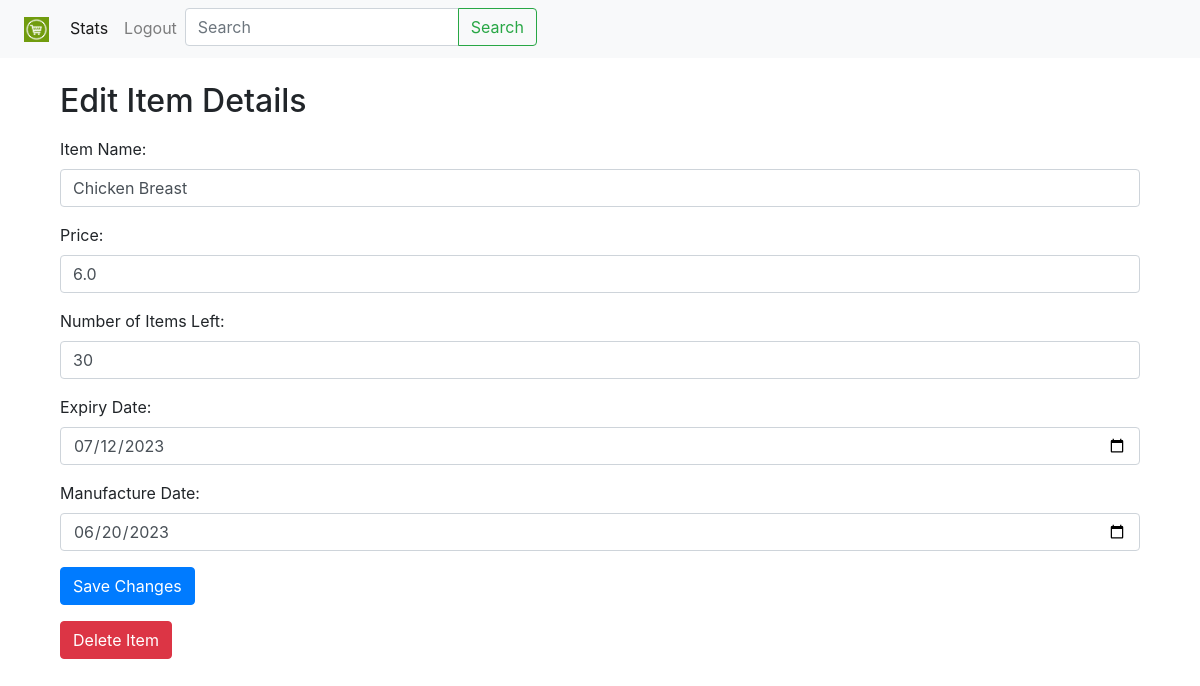
The app's page /edit_item/22 (signed in) with its own data.
### website/models.py (models this page shows)
class Items(db.Model):
    item_id = db.Column(db.Integer, primary_key=True,autoincrement=True,nullable=False)
    category= db.Column(db.String(150))
    item_name = db.Column(db.String(150),unique=True)
    price = db.Column(db.Float)
    no_of_items_left=db.Column(db.Integer)
    expiry_date=db.Column(db.Date)
    manufacture_date=db.Column(db.Date)
    cart_items=db.Relationship('Cart',backref='items')
    purchase_items = db.relationship('User_History', backref='item')

### website/admin.py (the view, shortened to what this page needs)
@admin.route('/edit_item/<int:item_id>', methods=['GET', 'POST'])
@login_required
def edit_item(item_id):
    item = Items.query.get_or_404(item_id)
    return render_template('edit_item.html', item=item)

### website/templates/edit_item.html (shortened to what this page needs)
{% extends "admin_home.html" %}
{% block content %}
    <div class="container mt-4">
        <h2>Edit Item Details</h2>
        <form action="{{ url_for('admin.edit_item', item_id=item.item_id) }}" method="POST" class="mt-3">
            <div class="form-group">
                <label for="item_name">Item Name:</label>
                <input type="text" id="item_name" name="item_name" value="{{ item.item_name }}" class="form-control" required>
            </div>
            <div class="form-group">
                <label for="price">Price:</label>
                <input type="number" id="price" name="price" value="{{ item.price }}" step="0.01" class="form-control" required>
            </div>
            <div class="form-group">
                <label for="no_of_items_left">Number of Items Left:</label>
                <input type="number" id="no_of_items_left" name="no_of_items_left" value="{{ item.no_of_items_left }}" class="form-control" required>
            </div>
            <div class="form-group">
                <label for="expiry_date">Expiry Date:</label>
                <input type="date" id="expiry_date" name="expiry_date" value="{{ item.expiry_date }}" class="form-control" required>
            </div>
            <div class="form-group">
                <label for="manufacture_date">Manufacture Date:</label>
                <input type="date" id="manufacture_date" name="manufacture_date" value="{{ item.manufacture_date }}" class="form-control" required>
            </div>
            <button type="submit" class="btn btn-primary">Save Changes</button>
        </form>
        <form action="{{ url_for('admin.delete_item', item_id=item.item_id) }}" method="POST" onsubmit="return confirm('Are you sure you want to delete this item?');" class="mt-3">
            <button type="submit" class="btn btn-danger">Delete Item</button>
        </form>
    </div>
{% endblock %}

### records on screen
Items: item_name "Chicken Breast", price "6.0", no_of_items_left "30", expiry_date "07/12/2023", manufacture_date "06/20/2023"
